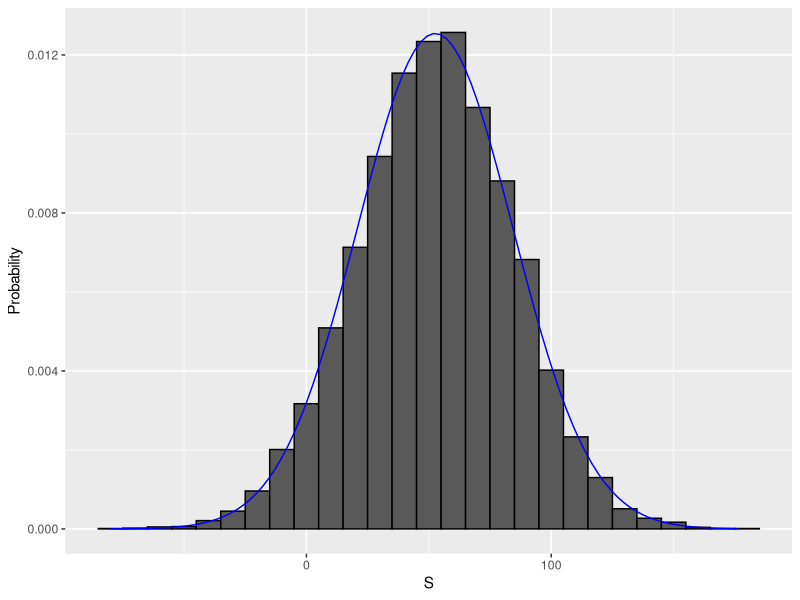

Write R code to recreate this figure.
## ---- chunk 1
# define random variable x to be 1 if blue, 0 otherwise
beads <- rep(c("red", "blue"), times = c(2, 3))
x <- ifelse(sample(beads, 1) == "blue", 1, 0)

# demonstrate that the random variable is different every time
ifelse(sample(beads, 1) == "blue", 1, 0)
ifelse(sample(beads, 1) == "blue", 1, 0)
ifelse(sample(beads, 1) == "blue", 1, 0)

## ---- chunk 2

# sampling model 1: define urn, then sample
color <- rep(c("Black", "Red", "Green"), c(18, 18, 2)) # define the urn for the sampling model
n <- 1000
X <- sample(ifelse(color == "Red", -1, 1), n, replace = TRUE)
X[1:10]

# sampling model 2: define urn inside sample function by noting probabilities
x <- sample(c(-1, 1), n, replace = TRUE, prob = c(9/19, 10/19))    # 1000 independent draws
S <- sum(x)    # total winnings = sum of draws
S
## ---- chunk 3
n <- 1000    # number of roulette players
B <- 10000    # number of Monte Carlo experiments
S <- replicate(B, {
    X <- sample(c(-1,1), n, replace = TRUE, prob = c(9/19, 10/19))    # simulate 1000 spins
    sum(X)    # determine total profit
})

mean(S < 0)    # probability of the casino losing money
## ---- chunk 4
library(tidyverse)
s <- seq(min(S), max(S), length = 100)    # sequence of 100 values across range of S
normal_density <- data.frame(s = s, f = dnorm(s, mean(S), sd(S))) # generate normal density for S
data.frame (S = S) %>%    # make data frame of S for histogram
    ggplot(aes(S, ..density..)) +
    geom_histogram(color = "black", binwidth = 10) +
    ylab("Probability") +
    geom_line(data = normal_density, mapping = aes(s, f), color = "blue")
